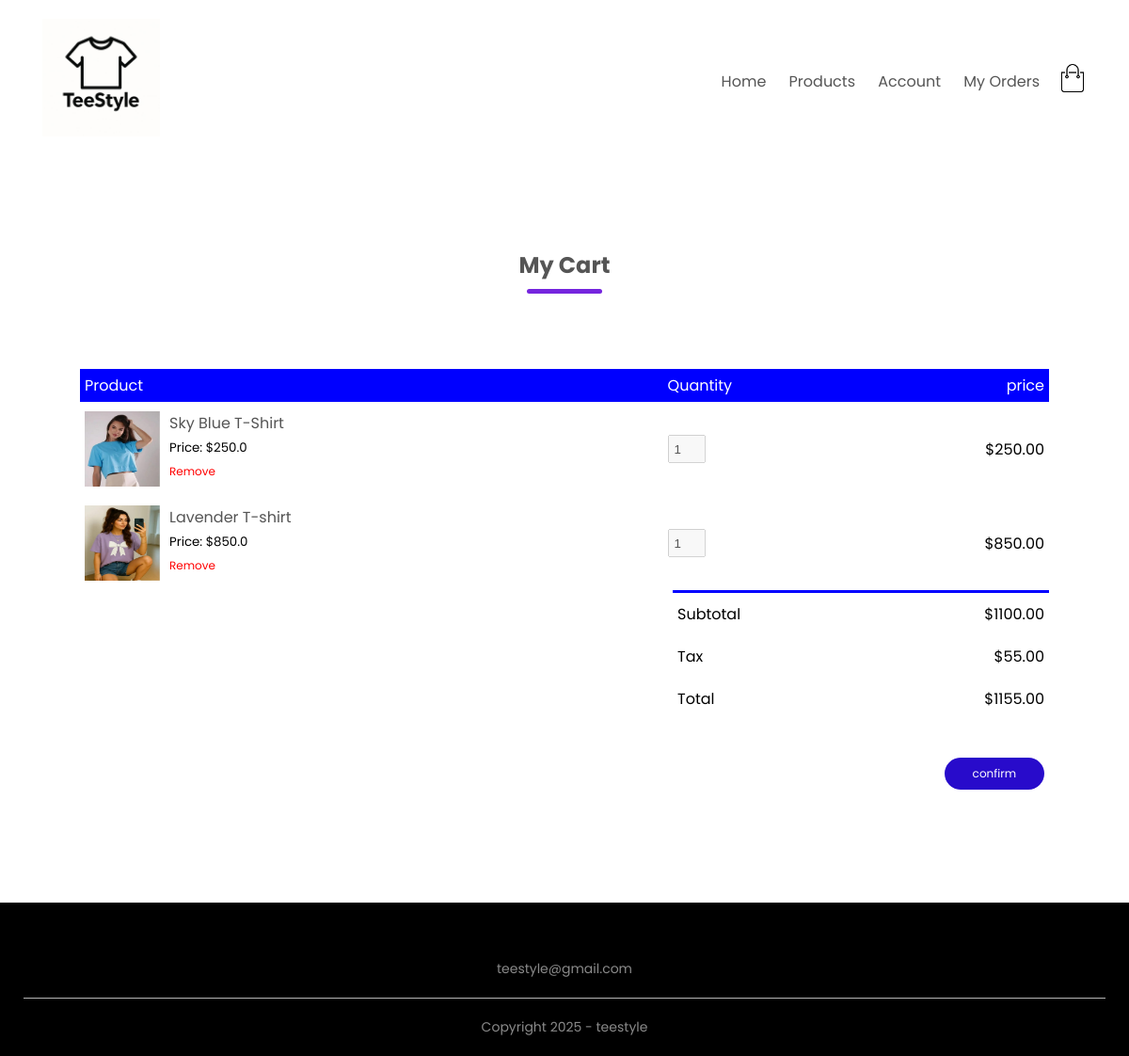
Page /orders/cart/ (signed in) on the committed database.
### orders/models.py (models this page shows)
class orderdItem(models.Model):
    product=models.ForeignKey(products,related_name='added_carts',on_delete=models.SET_NULL,null=True)
    quantity=models.IntegerField(default=1)
    owner=models.ForeignKey(order,on_delete=models.CASCADE,related_name='added_items')

### products/models.py (models this page shows, shortened)
class products(models.Model):
    LIVE=1
    DELETE=0
    DELETE_CHOICES=((LIVE,'Live'),(DELETE,'Delete'))
    title=models.CharField(max_length=200)
    price=models.FloatField()
    description=models.TextField()
    image=models.ImageField(upload_to='media/')
    priority=models.IntegerField(default=0)
    delete_status=models.IntegerField(choices=DELETE_CHOICES,default=LIVE)
    created_at=models.DateTimeField(auto_now_add=True)
    updated_at=models.DateTimeField(auto_now=True)

### orders/views.py (the view)
# urls.py: path('cart/',views.show_cart,name='cart'),
def show_cart(request):
    user = request.user
    customer, _ = Customer.objects.get_or_create(user=user)
    cart_obj, _ = order.objects.get_or_create(
        owner=customer,
        order_status=order.CART_STAGE
    )
    subtotal = 0
    for item in cart_obj.added_items.all():
        subtotal += item.product.price * item.quantity
    tax = subtotal * 0.05  # Example: 5% tax
    total = subtotal + tax
    context = {
        'cart': cart_obj,
        'subtotal': subtotal,
        'tax': tax,
        'total': total,
    }
    return render(request, 'cart.html',context)

### templates/cart.html (shortened to what this page needs)
{% load static %}
<!DOCTYPE html>
<html lang="en">
<head>
    <link rel="stylesheet" href="{% static 'css/style.css' %}">
    <link rel="stylesheet" href="https://stackpath.bootstrapcdn.com/font-awesome/4.7.0/css/font-awesome.min.css">
</head>
<body>
    <div class="container">
        <div class="navbar">
            <div class="logo">
                <a href="index.html"><img src="{% static 'images/logo.png' %}" alt="logo" width="125px"></a>
            </div>
            <nav>
                <ul id="MenuItems">
                    <li><a href="{% url 'home' %}">Home</a></li>
                    <li><a href="{% url 'list_products' %}">Products</a></li>
                    <li><a href="{% url 'account' %}">Account</a></li>
                    <li><a href="{% url 'order_status' %}">My Orders</a></li>
                </ul>
            </nav>
            <a href="cart.html"><img src="{% static 'images/cart.png' %}" width="30px" height="30px"></a>
        </div>
    </div>
    <div class="small-container cart-page">
        <h2 class="title">My Cart</h2>
        {% if cart and cart.added_items.all %}
        <table>
            <tr>
                <th>Product</th>
                <th>Quantity</th>
                <th>price</th>
            </tr>
            {% for cart_item in cart.added_items.all %}
            <tr>
                <td>
                    <div class="cart-info">
                        <img src="{{ cart_item.product.image.url }}">
                        <div>
                            <p>{{ cart_item.product.title }}</p>
                            <small>Price: ${{ cart_item.product.price }}</small>
                            <br>
                            <a href="{% url 'remove_from_cart' cart_item.id %}">Remove</a>
                        </div>
                    </div>
                </td>
                <td><input type="number" disabled value="{{ cart_item.quantity }}"></td>
                 <td>${{ cart_item.product.price|floatformat:2 }}</td>
            </tr>
            {% endfor %}
        </table>
        <div class="total-price">
            <table>
                <tr>
                    <td>Subtotal</td>
                    <td>${{ subtotal|floatformat:2 }}</td>
                </tr>
                <tr>
                    <td>Tax</td>
                    <td>${{ tax|floatformat:2 }}</td>
                </tr>
                <tr>
                    <td>Total</td>
                    <td>${{ total|floatformat:2 }}</td>
                </tr>
                 <tr>
                    <td></td>
                    <td><a href="{% url 'payment' %}" class="btn">confirm </a></td>
                </tr>
            </table>
        </div>
        {% else %}
        <p>Cart is Empty</p>
        {% endif %}
    </div>
    <div class="footer">
        <div class="container">
            <p style="text-align: center;">teestyle@gmail.com</p>
            <hr>
            <p class="copyright">Copyright 2025 - teestyle</p>
        </div>
    </div>
</body>
</html>

### static/css/style.css (style rules this page uses)
* { margin: 0; padding: 0; box-sizing: border-box; }
body { font-family: 'Poppins', sans-serif; }
.navbar { display: flex; align-items: center; padding: 20px; }
nav { flex: 1; text-align: right; }
nav ul { display: inline-block; list-style-type: none; }
nav ul li { display: inline-block; margin-right: 20px; }
a { text-decoration: none; color: #555; }
p { color: #555; }
.container { max-width: 1300px; margin: auto; padding-left: 25px; padding-right: 25px; }
.btn { display: inline-block; background: hsl(249, 90%, 42%); color: white; padding: 8px 30px; margin: 30px 0; border-radius: 30px; transition: background 0.5s; }
.small-container { max-width: 1080px; margin: auto; padding-left: 25px; padding-right: 25px; }
.title { text-align: center; margin: 0 auto 80px; position: relative; line-height: 60px; color: #555; }
.title::after { content: ''; background: #7525de; width: 80px; height: 5px; border-radius: 5px; position: absolute; bottom: 0; left: 50%; transform: translateX(-50%); }
.footer { background: black; color: #8a8a8a; font-size: 14px; padding: 60px 0 20px; }
.footer p { color: #8a8a8a; }
ul { list-style-type: none; }
.footer hr { border: none; background: #b5b5b5; height: 1px; margin: 20px 0; }
.copyright { text-align: center; }
.cart-page { margin: 80px auto; }
table { width: 100%; border-collapse: collapse; }
.cart-info { display: flex; flex-wrap: wrap; }
th { text-align: left; padding: 5px; color: #fff; background: blue; font-weight: normal; }
td { padding: 10px 5px; }
td input { width: 40px; height: 30px; padding: 5px; }
td a { color: red; font-size: 12px; }
td img { width: 80px; height: 80px; margin-right: 10px; }
.total-price { display: flex; justify-content: flex-end; }
.total-price table { border-top: 3px solid blue; width: 100%; max-width: 400px; }
td:last-child { text-align: right; }
th:last-child { text-align: right; }

### rows in the picture
orderdItem: product.image (picture), product "Sky Blue T-Shirt", product.price "250.0", quantity "1", product.price "250.00"
orderdItem: product.image (picture), product "Lavender T-shirt", product.price "850.0", quantity "1", product.price "850.00"

### other values in the picture
{{ subtotal|floatformat:2 }} "1100.00"
{{ tax|floatformat:2 }} "55.00"
{{ total|floatformat:2 }} "1155.00"
